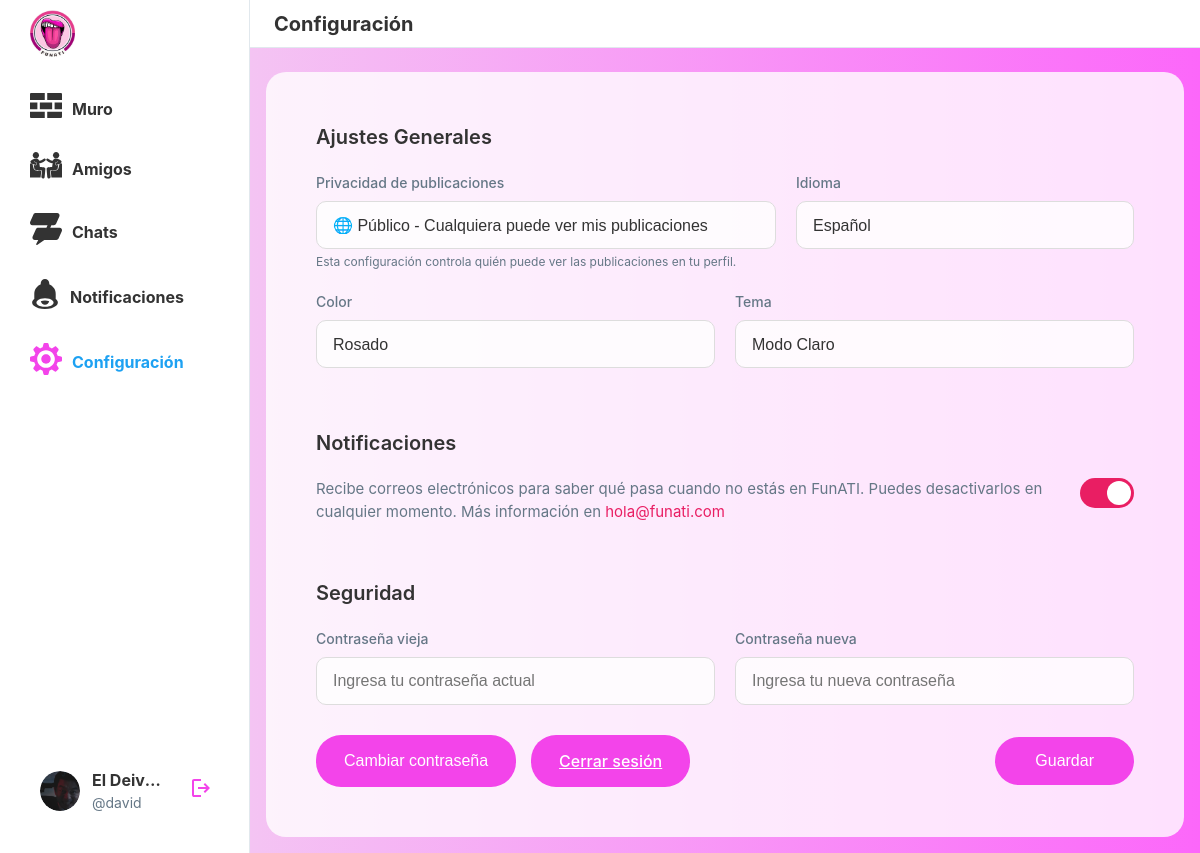
/settings/ (signed in), run on the app's committed database.
### funATIAPP/models.py (models this page shows, shortened)
class Profile(models.Model):
    user = models.OneToOneField(User, on_delete=models.CASCADE, related_name='profile')
    avatar = models.ImageField(upload_to='avatars/', blank=True, null=True)
    biography = models.TextField(blank=True, null=True)
    birth_date = models.DateField(blank=True, null=True)
    favorite_color = models.CharField(max_length=50, blank=True, null=True)
    favorite_games = models.CharField(max_length=200, blank=True, null=True)
    national_id = models.CharField(max_length=20, blank=True, null=True)
    favorite_books = models.CharField(max_length=200, blank=True, null=True)
    favorite_music = models.CharField(max_length=200, blank=True, null=True)
    programming_languages = models.CharField(max_length=200, blank=True, null=True)
    friends = models.ManyToManyField('self', symmetrical=True, blank=True)
    following = models.ManyToManyField('self', symmetrical=False, blank=True, related_name='followers')

class UserSettings(models.Model):
    COLOR_CHOICES = [
        ('rosado', 'Rosado'),
        ('azul', 'Azul'),
        ('verde', 'Verde'),
    ]
    PRIVACY_CHOICES = [
        ('publico', 'Público'),
        ('privado', 'Privado'),
    ]
    LANGUAGE_CHOICES = [
        ('es', 'Español'),
        ('en', 'English'),
    ]
    THEME_CHOICES = [
        ('claro', 'Modo Claro'),
        ('oscuro', 'Modo Oscuro'),
        ('automatico', 'Automático'),
    ]
    user = models.OneToOneField(User, on_delete=models.CASCADE, related_name='settings')
    privacy = models.CharField(max_length=20, choices=PRIVACY_CHOICES, default='publico')
    language = models.CharField(max_length=10, choices=LANGUAGE_CHOICES, default='es')
    color_theme = models.CharField(max_length=20, choices=COLOR_CHOICES, default='rosado')
    theme_mode = models.CharField(max_length=20, choices=THEME_CHOICES, default='claro')
    email_notifications = models.BooleanField(default=True)
    created_at = models.DateTimeField(default=timezone.now)
    @classmethod
    def get_user_settings(cls, user):
        settings, created = cls.objects.get_or_create(user=user)
        return settings

### funATIAPP/views.py (the view, shortened to what this page needs)
# urls.py: path('settings/', views.settings_view, name='settings'),
@login_required
def settings_view(request):
    user_settings = UserSettings.get_user_settings(request.user)
    return render(request, 'settings.html', {
        'user_settings': user_settings
    })

### funATIAPP/context_processors.py (called while the page is built)
def user_settings(request):
    if request.user.is_authenticated:
        settings = UserSettings.get_user_settings(request.user)
        return {
            'user_settings': settings
        }
    return {
        'user_settings': None
    }

### funATIAPP/templates/settings.html (shortened to what this page needs)
{% extends 'base.html' %}
{% load static %}
{% load i18n %}
{% block page_title %}{% trans "Configuración" %}{% endblock %}
{% block extra_css %}
<link rel="stylesheet" href="{% static 'css/settings.css' %}">
{% endblock %}
{% block content %}
<div class="settings-container">
    <form method="post" action="{% url 'funATIAPP:settings' %}">
        <div class="section">
            <h2>{% trans "Ajustes Generales" %}</h2>
            <div class="form-row">
                <div class="form-group">
                    <label>{% trans "Privacidad de publicaciones" %}</label>
                    <select class="form-control" name="privacy">
                        <option value="publico" {% if user_settings.privacy == 'publico' %}selected{% endif %}>🌐 {% trans "Público - Cualquiera puede ver mis publicaciones" %}</option>
                    </select>
                    <small style="color: var(--text-secondary); font-size: 12px; margin-top: 4px; display: block;">
                        {% trans "Esta configuración controla quién puede ver las publicaciones en tu perfil." %}
                    </small>
                </div>
                <div class="form-group">
                    <label>{% trans "Idioma" %}</label>
                    <select class="form-control" name="language" onchange="changeLanguage(this.value)">
                        <option value="es" {% if user_settings.language == 'es' %}selected{% endif %}>Español</option>
                    </select>
                </div>
            </div>
            <div class="form-row">
                <div class="form-group">
                    <label>{% trans "Color" %}</label>
                    <select class="form-control" name="color" id="colorSelector">
                        <option value="rosado" {% if user_settings.color_theme == 'rosado' %}selected{% endif %}>{% trans "Rosado" %}</option>
                    </select>
                </div>
                <div class="form-group">
                    <label>{% trans "Tema" %}</label>
                    <select class="form-control" name="theme">
                        <option value="claro" {% if user_settings.theme_mode == 'claro' %}selected{% endif %}>{% trans "Modo Claro" %}</option>
                    </select>
                </div>
            </div>
        </div>
        <div class="section">
            <h2>{% trans "Notificaciones" %}</h2>
            <div class="notification-item">
                <div class="notification-text">
                    {% trans "Recibe correos electrónicos para saber qué pasa cuando no estás en FunATI. Puedes desactivarlos en cualquier momento." %} {% trans "Más información en" %} <a href="#">hola@funati.com</a>
                </div>
                <div class="toggle-switch" id="notificationToggle">
                </div>
            </div>
        </div>
        <div class="section">
            <h2>{% trans "Seguridad" %}</h2>
            <div class="password-row">
                <div class="form-group">
                    <label>{% trans "Contraseña vieja" %}</label>
                    <input type="password" class="password-input" name="old_password" placeholder="{% trans 'Ingresa tu contraseña actual' %}">
                </div>
                <div class="form-group">
                    <label>{% trans "Contraseña nueva" %}</label>
                    <input type="password" class="password-input" name="new_password" placeholder="{% trans 'Ingresa tu nueva contraseña' %}">
                </div>
            </div>
            <div class="button-group">
                <div class="button-left">
                    <button type="button" class="btn btn-secondary" onclick="changePassword()">{% trans "Cambiar contraseña" %}</button>
                    <a href="{% url 'funATIAPP:logout' %}" class="btn btn-secondary close">{% trans "Cerrar sesión" %}</a>
                </div>
                <button type="submit" class="btn btn-save">{% trans "Guardar" %}</button>
            </div>
        </div>
    </form>
</div>
{% endblock %}

### funATIAPP/templates/menu-main.html (shortened to what this page needs)
{% load static %}
{% load i18n %}
<nav class="sidebar">
      <div class="sidebar-logo">
        <a href="{% url 'funATIAPP:muro' %}">
          <img src="{% static 'assets/logo.png' %}" alt="FunATI" width="45px" height="auto">
        </a>
      </div>
      <div class="sidebar-nav">
        <a href="{% url 'funATIAPP:muro' %}" class="menu-item {% if request.resolver_match.url_name == 'muro' or request.resolver_match.url_name == 'app' %}active{% endif %}">
          <span class="icon-sidebar">
          </span>
          <span>{% trans "Muro" %}</span>
        </a>
        <a href="{% url 'funATIAPP:friends' %}" class="menu-item {% if request.resolver_match.url_name == 'friends' %}active{% endif %}">
                     <span class="icon-sidebar">
           </span>
          <span>{% trans "Amigos" %}</span>
        </a>
        <a href="{% url 'funATIAPP:chats' %}" class="menu-item {% if request.resolver_match.url_name == 'chats' or request.resolver_match.url_name == 'chat_room' %}active{% endif %}">
                     <span class="icon-sidebar">
           </span>
          <span>{% trans "Chats" %}</span>
        </a>
        <a href="{% url 'funATIAPP:notifications' %}" class="menu-item {% if request.resolver_match.url_name == 'notifications' %}active{% endif %}">
                     <span class="icon-sidebar">
           </span>
          <span>{% trans "Notificaciones" %}</span>
        </a>
        <a href="{% url 'funATIAPP:settings' %}" class="menu-item {% if request.resolver_match.url_name == 'settings' or request.resolver_match.url_name == 'edit_profile' %}active{% endif %}">
                     <span class="icon-sidebar">
           </span>
          <span>{% trans "Configuración" %}</span>
        </a>
      </div>
      <div class="sidebar-footer">
        {% if user.is_authenticated %}
        <a href="{% url 'funATIAPP:profile' %}" class="profile-btn">
          <span class="sidebar-avatar">
            {% if user.profile.avatar %}
              <img src="{{ user.profile.avatar.url }}" alt="{% trans 'Avatar' %}" class="sidebar-avatar-img" />
            {% else %}
              <img src="{% static 'assets/user-placeholder.png' %}" alt="{% trans 'Avatar' %}" class="sidebar-avatar-img" />
            {% endif %}
          </span>
          <span class="user-info user-info2">
            <span class="user-name">
              {% if user.first_name or user.last_name %}
                {{ user.first_name }} {{ user.last_name }}
              {% else %}
                {{ user.username }}
              {% endif %}
            </span>
            <span class="user-username">@{{ user.username }}</span>
          </span>
        </a>
        {% endif %}
        <a href="{% url 'funATIAPP:logout' %}" class="logout-btn" title="{% trans 'Cerrar sesión' %}">
          <span>
            <svg
              xmlns="http://www.w3.org/2000/svg"
              height="24px"
              viewBox="0 -960 960 960"
              width="24px"
              fill="#F344EA"
            >
              <path
                d="M200-120q-33 0-56.5-23.5T120-200v-560q0-33 23.5-56.5T200-840h280v80H200v560h280v80H200Zm440-160-55-58 102-102H360v-80h327L585-622l55-58 200 200-200 200Z"
              />
            </svg>
          </span>
        </a>
    </div>
</nav>

### funATIAPP/static/css/styles.css (style rules this page uses)
:root { --primary-color: #f344ea; --text-color: #333; --light-gray: #f5f5f5; --border-color: #e1e8ed; --font-main: "Lato", -apple-system, BlinkMacSystemFont, "Segoe UI", Roboto, Helvetica, Arial, sans-serif; --sidebar-width: 250px; --bg-primary: white; --bg-sidebar: white; --bg-topbar: white; --bg-container: rgba(255, 255, 255, 0.8); --text-primary: #333; --text-secondary: #657786; --border-light: #e1e8ed; }
* { margin: 0; padding: 0; box-sizing: border-box; }
body { font-family: var(--font-main); color: var(--text-primary); line-height: 1.5; background-color: var(--bg-primary); display: grid; grid-template-columns: var(--sidebar-width) 1fr; height: 100vh; overflow: hidden; }
.sidebar { position: relative; height: 100vh; width: var(--sidebar-width); padding: 20px; padding-top: 10px; border-right: 1px solid var(--border-light); background-color: var(--bg-sidebar); display: flex; flex-direction: column; overflow-y: auto; }
.sidebar-logo { font-size: 24px; font-weight: bold; margin-bottom: 16px; padding-left: 10px; }
.sidebar-nav { display: flex; flex-direction: column; flex-grow: 1; overflow-y: auto; gap: 8px; }
.sidebar-nav a { display: flex; align-items: center; gap: 10px; padding: 10px; border-radius: 20px; text-decoration: none; color: var(--text-primary); font-weight: bold; transition: all 0.2s; }
.sidebar-nav a.active { color: #1DA1F2; }
.sidebar-nav a.active .icon-sidebar svg { fill: var(--primary-color); }
.sidebar-footer { margin-top: auto; padding: 12px 8px; display: flex; align-items: center; gap: 8px; width: 100%; box-sizing: border-box; }
.profile-btn { display: flex; align-items: center; gap: 12px; flex: 1; min-width: 0; padding: 8px 12px; border-radius: 20px; text-decoration: none; color: var(--text-primary); transition: background-color 0.2s; }
.sidebar-avatar { width: 40px; height: 40px; border-radius: 50%; background-color: #e1e8ed; flex-shrink: 0; display: block; }
.user-info { display: flex; flex-direction: column; flex: 1; min-width: 0; overflow: hidden; }
.user-name { font-weight: bold; white-space: nowrap; overflow: hidden; text-overflow: ellipsis; }
.user-username { color: var(--text-secondary); font-size: 14px; white-space: nowrap; overflow: hidden; text-overflow: ellipsis; }
.logout-btn { background: none; border: none; cursor: pointer; padding: 8px; border-radius: 50%; transition: background-color 0.2s; flex-shrink: 0; }
.section { padding: 20px; }

### funATIAPP/templates/menu-main.html (style rules this page uses)
.sidebar-avatar-img { width: 40px; height: 40px; border-radius: 50%; object-fit: cover; }
.sidebar-avatar { display: flex; align-items: center; justify-content: center; width: 40px; height: 40px; border-radius: 50%; background-color: #e1e8ed; overflow: hidden; }
.sidebar .sidebar-nav .menu-item { color: var(--text-primary) !important; }
.sidebar .sidebar-nav .menu-item.active { color: #1DA1F2 !important; }
.sidebar .sidebar-nav .menu-item.active .icon-sidebar { color: #F344EA !important; }
.logout-btn { display: flex; align-items: center; justify-content: center; width: 40px; height: 40px; border-radius: 50%; text-decoration: none; background: none; border: none; cursor: pointer; transition: background-color 0.2s ease; }

### data on the page
UserSettings: privacy "🌐 Público - Cualquiera puede ver mis publicaciones", language "Español", color "Rosado", theme "Modo Claro"

### other printed values
{{ user.first_name }} "El Deiv…"
{{ user.username }} "david"
